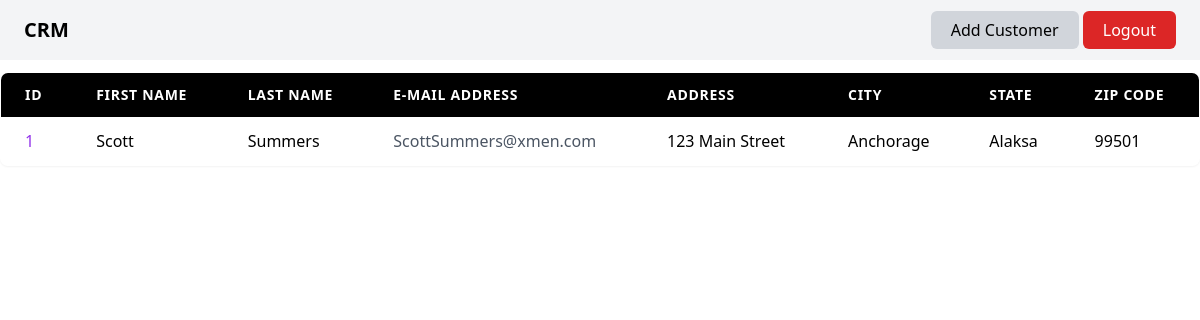
The app's page / (signed in), older data.
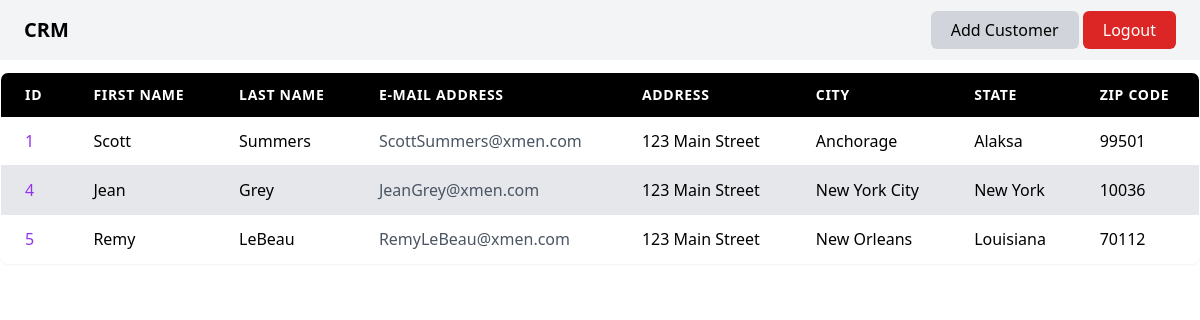
The same page, newer data.
### CRM_Site/models.py (models this page shows, shortened)
class Record(models.Model):
    first_name = models.CharField(max_length=50)
    last_name = models.CharField(max_length=50)
    email = models.EmailField(max_length=100)
    address = models.CharField(max_length=100)
    city = models.CharField(max_length=50)
    state = models.CharField(max_length=50)
    zip_code = models.CharField(max_length=10)
    created_at = models.DateTimeField(auto_now_add=True)

### CRM_Site/views.py (the view)
# urls.py: 2. Add a URL to urlpatterns:  path('', views.home, name='home')
def home(request):
    records = Record.objects.all()
    return render(request, "index.html", {"records" : records})

### CRM_Site/templates/index.html (shortened to what this page needs)
{% extends "base.html" %}
{% block content %}
{% include "nav.html" %}
    <div class="flex flex-col justify-center items-center mt-3">
        {% if user.is_authenticated %}
            {% include "crm_table.html" %}
        {% else %}
             {% comment %} Shows Login Form {% endcomment %}
            <h1>Please Log In</h1>
            <a href="{% url "login" %}" class="bg-black text-white rounded-xl px-20 py-3 mt-5">Log In</a>
        {% endif %}
    </div>
{% endblock %}

### CRM_Site/templates/crm_table.html
{% extends "base.html" %}
{% block content %}
        <table class="min-w-full border border-gray-200 rounded-lg overflow-hidden shadow-sm">
            <thead class="bg-black text-white">
                <tr class="text-left text-sm uppercase tracking-wider">
                    <th class="px-6 py-3">ID</th>
                    <th class="px-6 py-3">First Name</th>
                    <th class="px-6 py-3">Last Name</th>
                    <th class="px-6 py-3">E-mail Address</th>
                    <th class="px-6 py-3">Address</th>
                    <th class="px-6 py-3">City</th>
                    <th class="px-6 py-3">State</th>
                    <th class="px-6 py-3">Zip Code</th>
                </tr>
            </thead>
        <tbody class="divide-y divide-gray-200 bg-white">
            {% for record in records %}
                <tr class="odd:bg-white even:bg-gray-200 hover:bg-purple-50 transition-colors">
                    <td class="px-6 py-3 font-medium text-purple-600">
                        <a href="{% url "record" record.id %}" class="hover:underline">
                            {{ record.id }}
                        </a>
                    </td>
                    <td class="px-6 py-3">{{ record.first_name }}</td>
                    <td class="px-6 py-3">{{ record.last_name }}</td>
                    <td class="px-6 py-3 text-gray-600">{{ record.email }}</td>
                    <td class="px-6 py-3">{{ record.address }}</td>
                    <td class="px-6 py-3">{{ record.city }}</td>
                    <td class="px-6 py-3">{{ record.state }}</td>
                    <td class="px-6 py-3">{{ record.zip_code }}</td>
                </tr>
            {% endfor %}
        </tbody>
</table>
{% endblock %}

Row changes from the older to the newer data that the page shows:
added Record: id "4", first_name "Jean", last_name "Grey", email "JeanGrey@xmen.com", address "123 Main Street", city "New York City", state "New York", zip_code "10036"
added Record: id "5", first_name "Remy", last_name "LeBeau", email "RemyLeBeau@xmen.com", address "123 Main Street", city "New Orleans", state "Louisiana", zip_code "70112"
